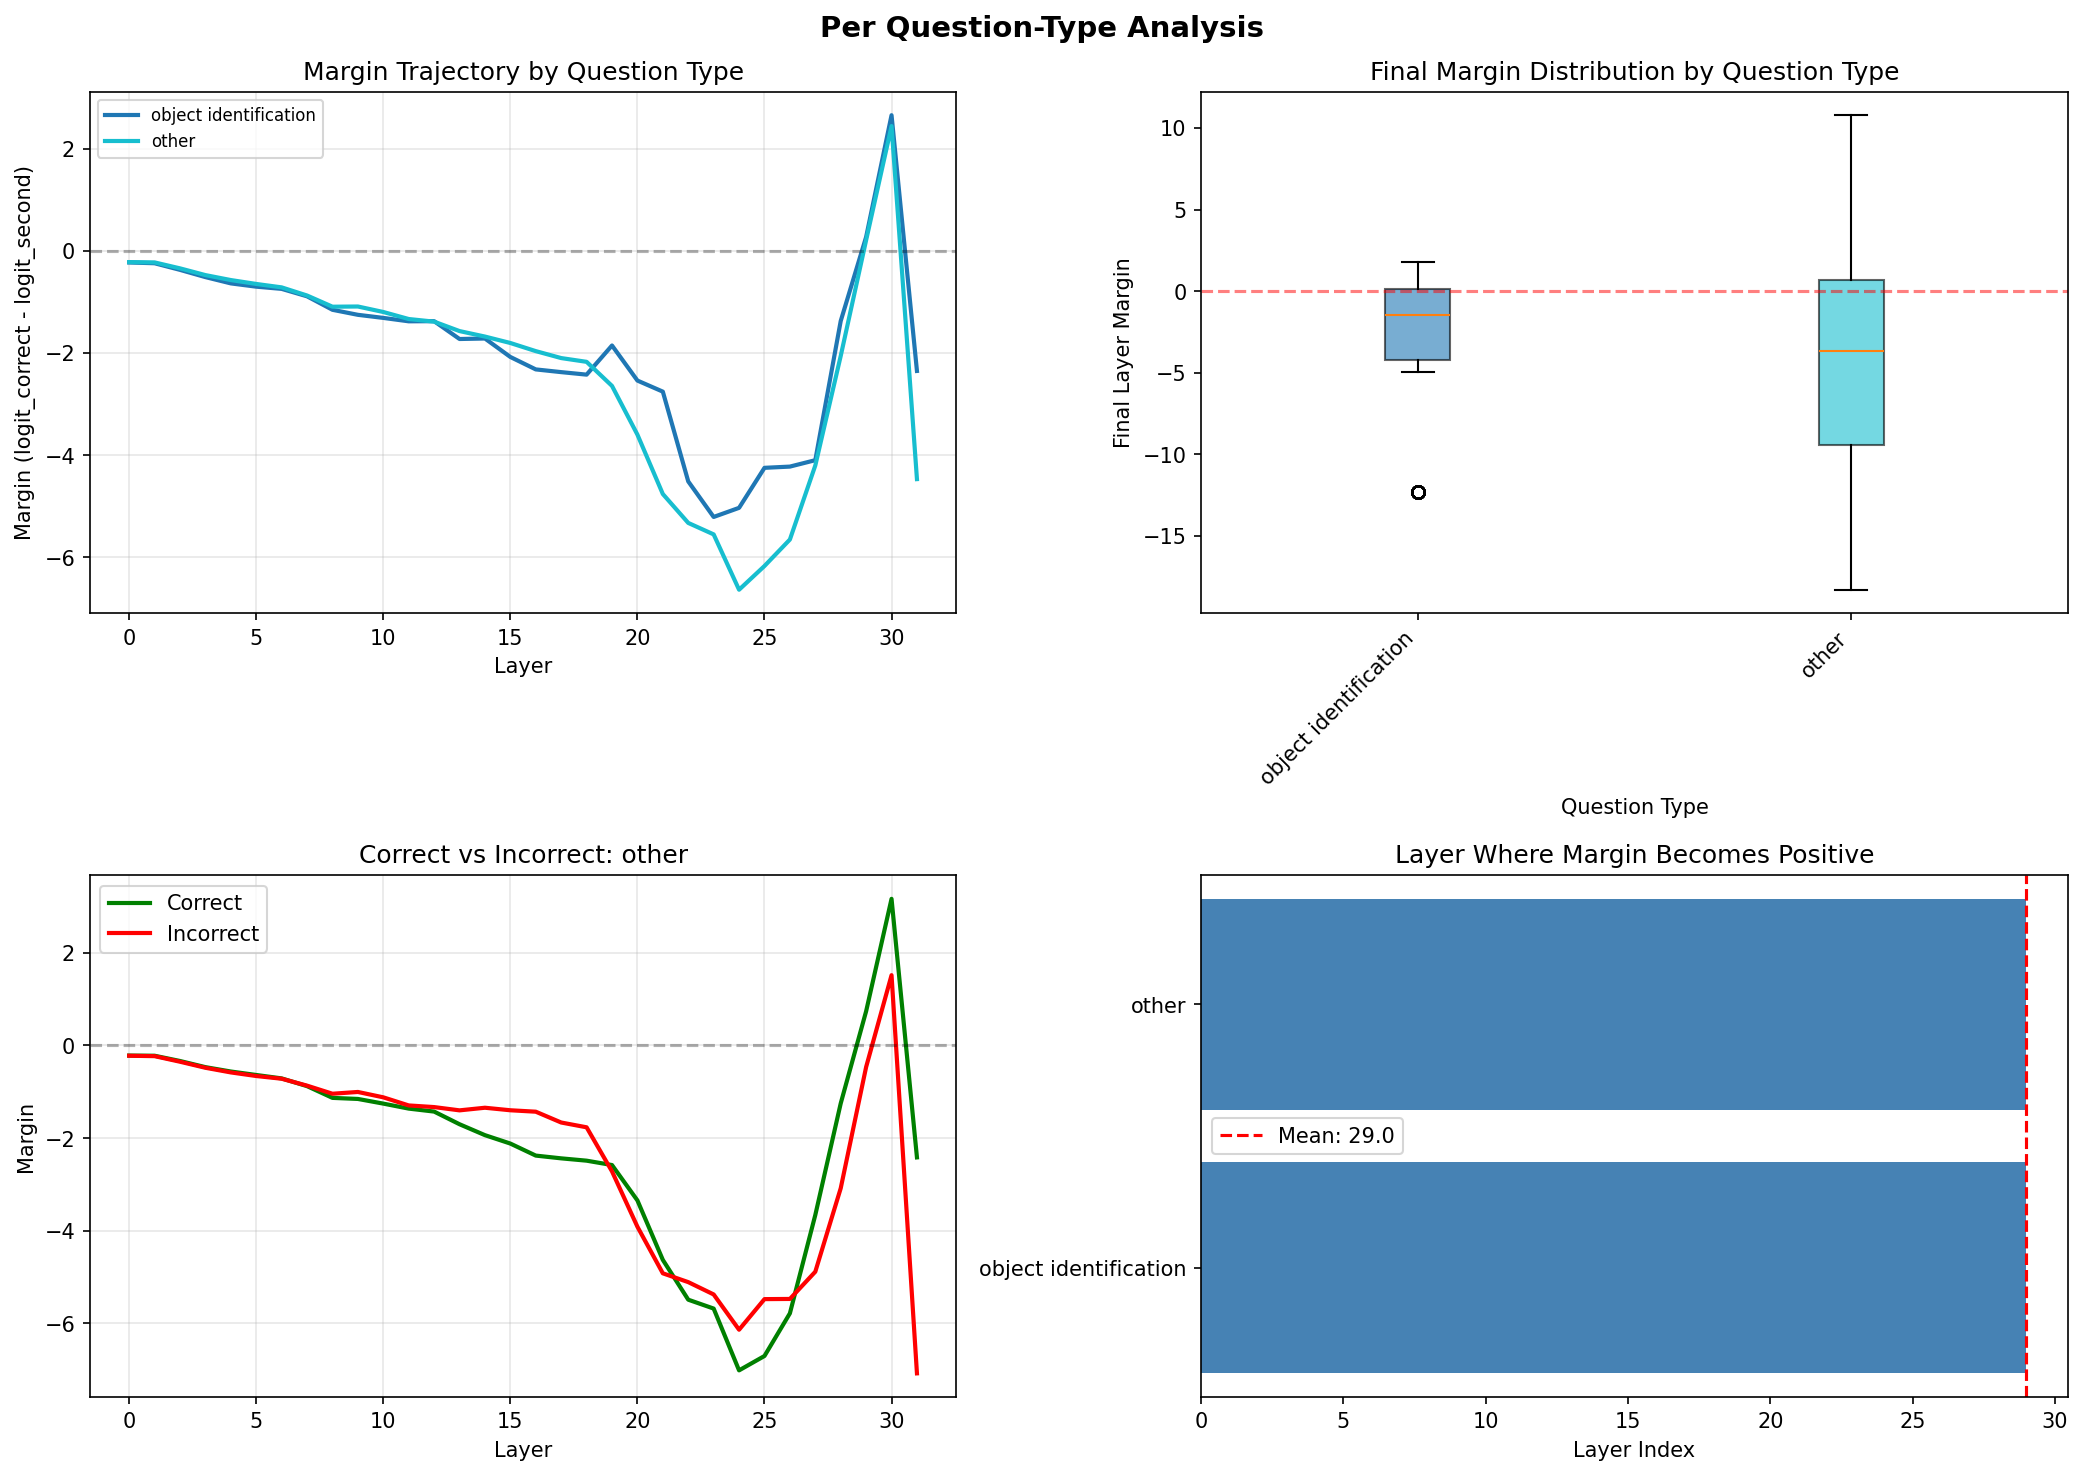

Write Python code to recreate this figure.
"""
PER QUESTION-TYPE ANALYSIS

This script analyzes margin trajectories and neuron activations broken down by question type:
- counting
- color  
- yes/no
- object identification
- etc.

From Shikhar's plan:
"Plot margin vs layer index, averaged over many questions and also per question‑type (counting, color, etc.)"
"Mutual information between a_i and question type or concept label"
"""

import json
import numpy as np
import pandas as pd
import matplotlib.pyplot as plt
from scipy import stats
import os
import warnings

warnings.filterwarnings('ignore')

# Get the directory where this script is located
SCRIPT_DIR = os.path.dirname(os.path.abspath(__file__))
PARENT_DIR = os.path.dirname(SCRIPT_DIR)


def load_existing_data():
    """Load data from existing experiments."""
    # Load 1000-sample logit lens results
    with open(os.path.join(SCRIPT_DIR, 'logit_lens_results_1000.json'),
              'r') as f:
        logit_lens_data = json.load(f)

    # Load step1b image comparison (has per-sample results)
    with open(os.path.join(SCRIPT_DIR, 'step1b_image_comparison.json'),
              'r') as f:
        image_comparison_data = json.load(f)

    # Load neuron analysis
    with open(os.path.join(SCRIPT_DIR, 'step3b_neuron_analysis.json'),
              'r') as f:
        neuron_data = json.load(f)

    # Load original CSV for question types
    df = pd.read_csv(os.path.join(PARENT_DIR, 'results.csv'))

    return logit_lens_data, image_comparison_data, neuron_data, df


def analyze_by_question_type():
    """Analyze margin trajectories per question type."""

    print("=" * 70)
    print("PER QUESTION-TYPE ANALYSIS")
    print("=" * 70)

    # Load data
    logit_lens_data, image_comparison_data, neuron_data, df = load_existing_data(
    )

    # Get question types
    question_types = df['question_type'].unique()
    print(f"\nQuestion types found: {list(question_types)}")

    # Count per type
    type_counts = df['question_type'].value_counts()
    print("\nSamples per type:")
    for qt, count in type_counts.items():
        print(f"  {qt}: {count}")

    # Analyze step1b results by question type
    # Match questions to their types
    results_with_image = image_comparison_data.get('results_with_image', [])

    # Create mapping from question to type
    q_to_type = dict(zip(df['question'], df['question_type']))

    # Group results by question type
    margins_by_type = {qt: [] for qt in question_types}
    correct_by_type = {
        qt: {
            'correct': [],
            'incorrect': []
        }
        for qt in question_types
    }

    for result in results_with_image:
        question = result['question']
        qt = q_to_type.get(question, 'unknown')
        if qt in margins_by_type:
            margins_by_type[qt].append(result['margins'])
            if result['is_correct']:
                correct_by_type[qt]['correct'].append(result['margins'])
            else:
                correct_by_type[qt]['incorrect'].append(result['margins'])

    # Calculate average margins per type
    avg_margins_by_type = {}
    for qt in question_types:
        if margins_by_type[qt]:
            avg_margins_by_type[qt] = np.mean(margins_by_type[qt], axis=0)
            print(f"\n{qt}: {len(margins_by_type[qt])} samples")

    # Create visualization
    fig, axes = plt.subplots(2, 2, figsize=(14, 10))
    fig.suptitle('Per Question-Type Analysis', fontsize=14, fontweight='bold')

    # 1. Margin trajectory by question type
    ax1 = axes[0, 0]
    colors = plt.cm.tab10(np.linspace(0, 1, len(avg_margins_by_type)))

    for (qt, margins), color in zip(avg_margins_by_type.items(), colors):
        ax1.plot(margins, label=qt, color=color, linewidth=2)

    ax1.axhline(y=0, color='black', linestyle='--', alpha=0.3)
    ax1.set_xlabel('Layer')
    ax1.set_ylabel('Margin (logit_correct - logit_second)')
    ax1.set_title('Margin Trajectory by Question Type')
    ax1.legend(loc='upper left', fontsize=8)
    ax1.grid(True, alpha=0.3)

    # 2. Final margin distribution by type
    ax2 = axes[0, 1]
    final_margins = {
        qt: [m[-1] for m in margins_by_type[qt]]
        for qt in question_types if margins_by_type[qt]
    }

    positions = range(len(final_margins))
    bp = ax2.boxplot([final_margins[qt] for qt in final_margins.keys()],
                     positions=positions,
                     patch_artist=True)

    for patch, color in zip(bp['boxes'], colors):
        patch.set_facecolor(color)
        patch.set_alpha(0.6)

    ax2.set_xticklabels(list(final_margins.keys()), rotation=45, ha='right')
    ax2.set_xlabel('Question Type')
    ax2.set_ylabel('Final Layer Margin')
    ax2.set_title('Final Margin Distribution by Question Type')
    ax2.axhline(y=0, color='red', linestyle='--', alpha=0.5)

    # 3. Correct vs Incorrect by type (for types with enough data)
    ax3 = axes[1, 0]

    # Pick types with at least 3 correct and 3 incorrect
    valid_types = [
        qt for qt in question_types if len(correct_by_type[qt]['correct']) >= 3
        and len(correct_by_type[qt]['incorrect']) >= 3
    ]

    if valid_types:
        # Just plot one type as example (or first valid)
        example_type = valid_types[0] if valid_types else list(
            question_types)[0]

        if correct_by_type[example_type]['correct']:
            correct_avg = np.mean(correct_by_type[example_type]['correct'],
                                  axis=0)
            ax3.plot(correct_avg, 'g-', linewidth=2, label='Correct')

        if correct_by_type[example_type]['incorrect']:
            incorrect_avg = np.mean(correct_by_type[example_type]['incorrect'],
                                    axis=0)
            ax3.plot(incorrect_avg, 'r-', linewidth=2, label='Incorrect')

        ax3.axhline(y=0, color='black', linestyle='--', alpha=0.3)
        ax3.set_xlabel('Layer')
        ax3.set_ylabel('Margin')
        ax3.set_title(f'Correct vs Incorrect: {example_type}')
        ax3.legend()
        ax3.grid(True, alpha=0.3)
    else:
        ax3.text(0.5,
                 0.5,
                 'Not enough data for\ncorrect/incorrect comparison',
                 ha='center',
                 va='center',
                 transform=ax3.transAxes)
        ax3.set_title('Correct vs Incorrect (Insufficient Data)')

    # 4. Layer where margin becomes positive (per type)
    ax4 = axes[1, 1]

    crossover_layers = {}
    for qt, margins in avg_margins_by_type.items():
        # Find first layer where margin > 0
        for i, m in enumerate(margins):
            if m > 0:
                crossover_layers[qt] = i
                break
        else:
            crossover_layers[qt] = len(margins)  # Never crossed

    types_sorted = sorted(crossover_layers.keys(),
                          key=lambda k: crossover_layers[k])
    layers = [crossover_layers[qt] for qt in types_sorted]

    bars = ax4.barh(range(len(types_sorted)), layers, color='steelblue')
    ax4.set_yticks(range(len(types_sorted)))
    ax4.set_yticklabels(types_sorted)
    ax4.set_xlabel('Layer Index')
    ax4.set_title('Layer Where Margin Becomes Positive')
    ax4.axvline(x=np.mean(layers),
                color='red',
                linestyle='--',
                label=f'Mean: {np.mean(layers):.1f}')
    ax4.legend()

    plt.tight_layout()
    plt.savefig(os.path.join(SCRIPT_DIR, 'question_type_analysis.png'),
                dpi=150,
                bbox_inches='tight')
    plt.savefig(os.path.join(SCRIPT_DIR, 'question_type_analysis.pdf'),
                bbox_inches='tight')
    print("\nSaved: question_type_analysis.png")

    # Save detailed results
    results = {
        'avg_margins_by_type': {
            qt: list(m)
            for qt, m in avg_margins_by_type.items()
        },
        'crossover_layers': crossover_layers,
        'samples_per_type': {
            qt: len(margins_by_type[qt])
            for qt in question_types
        },
        'final_margin_stats': {
            qt: {
                'mean':
                float(np.mean(final_margins[qt]))
                if qt in final_margins else None,
                'std':
                float(np.std(final_margins[qt]))
                if qt in final_margins else None,
                'median':
                float(np.median(final_margins[qt]))
                if qt in final_margins else None
            }
            for qt in question_types
        }
    }

    with open(os.path.join(SCRIPT_DIR, 'question_type_analysis.json'),
              'w') as f:
        json.dump(results, f, indent=2)
    print("Saved: question_type_analysis.json")

    # Print summary
    print("\n" + "=" * 70)
    print("QUESTION TYPE SUMMARY")
    print("=" * 70)

    print("\nCrossover layer (where margin becomes positive):")
    for qt in types_sorted:
        print(f"  {qt}: Layer {crossover_layers[qt]}")

    print("\nFinal margin statistics:")
    for qt in question_types:
        if qt in final_margins and final_margins[qt]:
            mean_m = np.mean(final_margins[qt])
            std_m = np.std(final_margins[qt])
            print(f"  {qt}: {mean_m:.2f} ± {std_m:.2f}")

    return results


def analyze_visual_contribution_by_type():
    """Analyze how much visual info contributes per question type."""

    print("\n" + "=" * 70)
    print("VISUAL CONTRIBUTION BY QUESTION TYPE")
    print("=" * 70)

    # Load data
    with open(os.path.join(SCRIPT_DIR, 'step1b_image_comparison.json'),
              'r') as f:
        data = json.load(f)

    df = pd.read_csv(os.path.join(PARENT_DIR, 'results.csv'))
    q_to_type = dict(zip(df['question'], df['question_type']))
    question_types = df['question_type'].unique()

    results_with = data.get('results_with_image', [])
    results_without = data.get('results_no_image', [])

    # Match results
    # Assuming same order
    delta_margins_by_type = {qt: [] for qt in question_types}

    for i, (r_with, r_without) in enumerate(zip(results_with,
                                                results_without)):
        question = r_with['question']
        qt = q_to_type.get(question, 'unknown')

        if qt in delta_margins_by_type:
            delta = np.array(r_with['margins']) - np.array(
                r_without['margins'])
            delta_margins_by_type[qt].append(delta)

    # Calculate average delta margins
    avg_delta_by_type = {}
    for qt in question_types:
        if delta_margins_by_type[qt]:
            avg_delta_by_type[qt] = np.mean(delta_margins_by_type[qt], axis=0)

    # Create visualization
    fig, axes = plt.subplots(1, 2, figsize=(14, 5))
    fig.suptitle('Visual Contribution by Question Type',
                 fontsize=14,
                 fontweight='bold')

    # 1. Delta margin trajectory by type
    ax1 = axes[0]
    colors = plt.cm.tab10(np.linspace(0, 1, len(avg_delta_by_type)))

    for (qt, delta), color in zip(avg_delta_by_type.items(), colors):
        ax1.plot(delta, label=qt, color=color, linewidth=2)

    ax1.axhline(y=0, color='black', linestyle='--', alpha=0.3)
    ax1.set_xlabel('Layer')
    ax1.set_ylabel('Δmargin (with image - without)')
    ax1.set_title('Visual Contribution per Layer by Question Type')
    ax1.legend(loc='upper left', fontsize=8)
    ax1.grid(True, alpha=0.3)

    # 2. Total visual contribution (sum of positive deltas)
    ax2 = axes[1]

    total_visual = {}
    for qt, delta in avg_delta_by_type.items():
        # Sum only positive contributions (where image helps)
        total_visual[qt] = np.sum(np.maximum(delta, 0))

    types_sorted = sorted(total_visual.keys(),
                          key=lambda k: total_visual[k],
                          reverse=True)
    values = [total_visual[qt] for qt in types_sorted]

    bars = ax2.bar(range(len(types_sorted)), values, color='coral')
    ax2.set_xticks(range(len(types_sorted)))
    ax2.set_xticklabels(types_sorted, rotation=45, ha='right')
    ax2.set_xlabel('Question Type')
    ax2.set_ylabel('Total Positive Δmargin')
    ax2.set_title('Total Visual Contribution by Question Type')

    plt.tight_layout()
    plt.savefig(os.path.join(SCRIPT_DIR, 'visual_contribution_by_type.png'),
                dpi=150,
                bbox_inches='tight')
    print("\nSaved: visual_contribution_by_type.png")

    # Print findings
    print("\nTotal visual contribution (sum of positive Δmargin):")
    for qt in types_sorted:
        print(f"  {qt}: {total_visual[qt]:.2f}")

    return avg_delta_by_type, total_visual


if __name__ == "__main__":
    results = analyze_by_question_type()
    delta_results, total_visual = analyze_visual_contribution_by_type()
